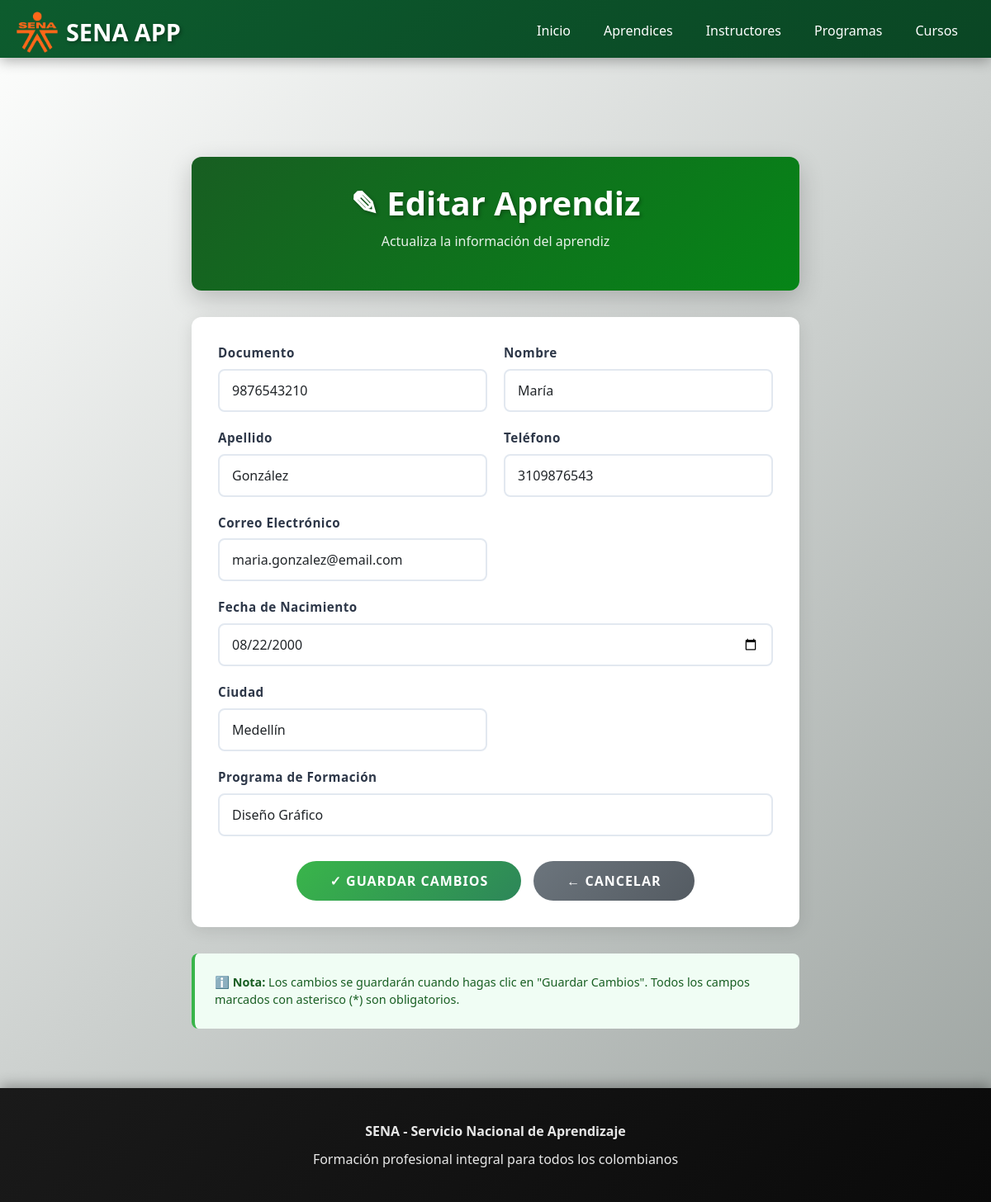
The app's page /aprendices/9876543210/editar/ with its own data.
### aprendices/models.py (models this page shows, shortened)
class Aprendiz(models.Model):
    document = models.CharField(max_length=20, primary_key=True)
    firstname = models.CharField(max_length=50)
    lastname = models.CharField(max_length=50)
    phone = models.CharField(max_length=20, null=True)
    email = models.EmailField(null=True)
    birthdate = models.DateField(null=True)
    city = models.CharField(max_length=50, null=True)
    program = models.CharField(max_length=50)

### aprendices/views.py (the view, shortened to what this page needs)
# urls.py: path('aprendices/<str:document>/editar/', views.AprendizUpdateView.as_view(), name='editar_aprendiz'),
class AprendizUpdateView(generic.UpdateView):
    model = Aprendiz
    form_class = AprendizForm
    template_name = 'editar_aprendiz.html'
    success_url = reverse_lazy('aprendices:lista_aprendices')
    slug_field = 'document'
    slug_url_kwarg = 'document'

### aprendices/templates/editar_aprendiz.html (shortened to what this page needs)
{% extends "master.html" %}
{% load bootstrap5 %}
{% block page_content %}
<div style="padding: 2rem; max-width: 800px; margin: 0 auto;">
    <div style="background: linear-gradient(135deg, #185e22ff 0%, #068517ff 100%); padding: 2rem; border-radius: 12px; margin-bottom: 2rem; box-shadow: 0 10px 30px rgba(0,0,0,0.2); text-align: center;">
        <h1 style="color: white; margin: 0; font-size: 2.5rem; font-weight: 700; text-shadow: 2px 2px 4px rgba(0,0,0,0.3);">
            ✎ Editar Aprendiz
        </h1>
        <p style="color: rgba(255,255,255,0.9); margin-top: 10px; font-size: 1rem;">Actualiza la información del aprendiz</p>
    </div>
    <div style="background: white; border-radius: 12px; overflow: hidden; box-shadow: 0 4px 20px rgba(0,0,0,0.1); padding: 2rem;">
        <form method="post" novalidate>
            <div style="display: grid; grid-template-columns: 1fr 1fr; gap: 20px;">
                {% for field in form %}
                    {% if field.name not in "photo" %}
                    <div style="grid-column: {% if field.name in 'program,birthdate' %}1 / -1{% else %}auto{% endif %};">
                        <label for="{{ field.id_for_label }}" style="display: block; color: #2d3748; font-weight: 600; margin-bottom: 8px; font-size: 0.95rem; letter-spacing: 0.5px;">
                            {{ field.label }}
                        </label>
                        {% if field.field.widget.input_type == "checkbox" %}
                            <input type="checkbox" id="{{ field.id_for_label }}" name="{{ field.name }}"
                                   style="width: 18px; height: 18px; cursor: pointer; accent-color: #39b54a;">
                        {% else %}
                            {{ field }}
                        {% endif %}
                    </div>
                    {% endif %}
                {% endfor %}
            </div>
            <div style="display: flex; gap: 15px; margin-top: 30px; justify-content: center;">
                <button type="submit" style="padding: 12px 40px; background: linear-gradient(135deg, #39b54a 0%, #2d8659 100%); color: white; border: none; border-radius: 25px; font-weight: 600; font-size: 1rem; cursor: pointer; transition: all 0.3s ease; text-transform: uppercase; letter-spacing: 1px;"
                        onmouseover="this.style.transform='scale(1.05)'; this.style.boxShadow='0 10px 25px rgba(57, 181, 74, 0.3)'"
                        onmouseout="this.style.transform='scale(1)'; this.style.boxShadow='none'">
                    ✓ Guardar Cambios
                </button>
                <a href="/aprendices/" style="padding: 12px 40px; background: linear-gradient(135deg, #6c757d 0%, #545b62 100%); color: white; text-decoration: none; border-radius: 25px; font-weight: 600; font-size: 1rem; transition: all 0.3s ease; text-transform: uppercase; letter-spacing: 1px; display: inline-block;"
                   onmouseover="this.style.transform='scale(1.05)'; this.style.boxShadow='0 10px 25px rgba(108, 117, 125, 0.3)'"
                   onmouseout="this.style.transform='scale(1)'; this.style.boxShadow='none'">
                    ← Cancelar
                </a>
            </div>
        </form>
    </div>
    <div style="margin-top: 2rem; padding: 1.5rem; background: #f0fdf4; border-left: 4px solid #39b54a; border-radius: 8px;">
        <p style="color: #185e22; margin: 0; font-size: 0.9rem;">
            <strong>ℹ️ Nota:</strong> Los cambios se guardarán cuando hagas clic en "Guardar Cambios".
            Todos los campos marcados con asterisco (*) son obligatorios.
        </p>
    </div>
</div>
{% endblock %}

### aprendices/static/css/main.css (style rules this page uses)
* { margin: 0; padding: 0; box-sizing: border-box; }
body { font-family: 'Segoe UI', Tahoma, Geneva, Verdana, sans-serif; background: linear-gradient(135deg, #fefffe 0%, #9ca3a0 100%); min-height: 100vh; display: flex; flex-direction: column; }

### aprendices/templates/editar_aprendiz.html (style rules this page uses)
input[type="text"], input[type="email"], input[type="date"], input[type="tel"], textarea, select { width: 100%; padding: 12px 15px; border: 2px solid #e2e8f0; border-radius: 8px; font-size: 1rem; transition: all 0.3s ease; font-family: 'Segoe UI', Tahoma, Geneva, Verdana, sans-serif; box-sizing: border-box; }

### records on screen
Aprendiz: form "9876543210" "María" "González" "3109876543" "maria.gonzalez@email.com" "08/22/2000" "Medellín" "Diseño Gráfico"

### other values on screen
{{ field.label }} "Documento" "Nombre" "Apellido" "Teléfono" "Correo Electrónico" "Fecha de Nacimiento" "Ciudad" "Programa de Formación"
